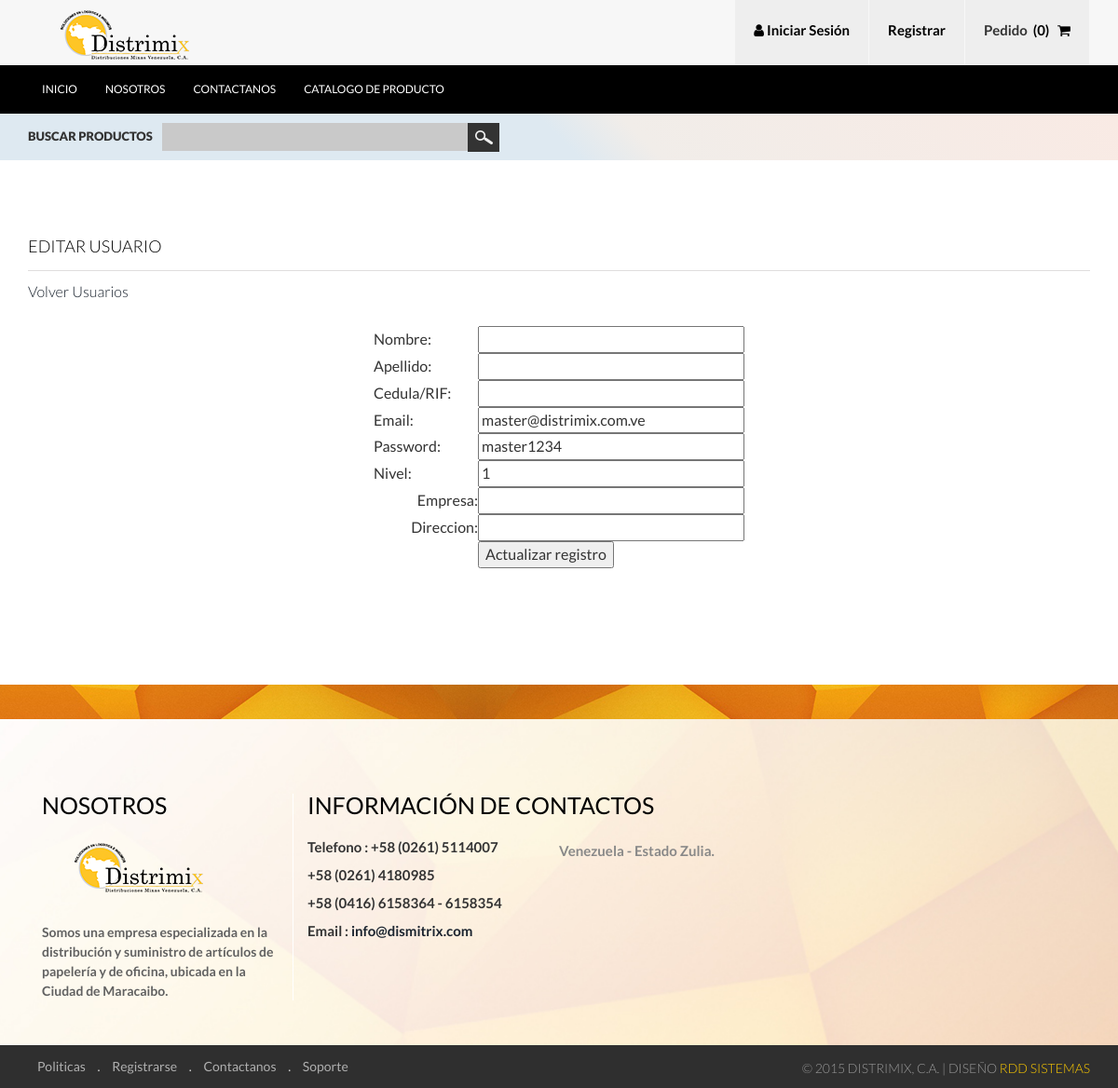
/user_edit.php?idreg=11, run on the app's committed database.
### tables this page shows
CREATE TABLE IF NOT EXISTS `usuario` (
  `id` int(11) NOT NULL AUTO_INCREMENT,
  `razon_social` varchar(30) NOT NULL,
  `representante` varchar(30) NOT NULL,
  `cedula` varchar(10) NOT NULL,
  `email` varchar(50) NOT NULL,
  `clave` varchar(30) NOT NULL,
  `nivel` int(1) NOT NULL,
  `direccion` varchar(100) NOT NULL,
  `dir_despacho` varchar(100) NOT NULL,
  `telefono` varchar(15) NOT NULL,
  `telf_movil` varchar(15) NOT NULL,
  `fax` varchar(16) NOT NULL,
  `fecha` timestamp NOT NULL DEFAULT CURRENT_TIMESTAMP,
  PRIMARY KEY (`id`)
);

### user_edit.php (the view, shortened to what this page needs)
<?php require_once('Connections/master.php'); ?>
<?php
if (!function_exists("GetSQLValueString")) {
function GetSQLValueString($theValue, $theType, $theDefinedValue = "", $theNotDefinedValue = "")
{
  $theValue = function_exists("mysql_real_escape_string") ? mysql_real_escape_string($theValue) : mysql_escape_string($theValue);
  switch ($theType) {
    case "long":
    case "int":
      $theValue = ($theValue != "") ? intval($theValue) : "NULL";
      break;
  }
  return $theValue;
}
}
$editFormAction = $_SERVER['PHP_SELF'];
if (isset($_SERVER['QUERY_STRING'])) {
  $editFormAction .= "?" . htmlentities($_SERVER['QUERY_STRING']);
}
$var_usered = "0";
if (isset($_GET["idreg"])) {
  $var_usered = $_GET["idreg"];
}
$query_usered = sprintf("SELECT * FROM usuario WHERE usuario.id=%s", GetSQLValueString($var_usered, "int"));
$usered = mysql_query($query_usered, $master) or die(mysql_error());
$row_usered = mysql_fetch_assoc($usered);
?>
<!DOCTYPE HTML>
<html>
<head>
<link rel="stylesheet" href="https://maxcdn.bootstrapcdn.com/font-awesome/4.4.0/css/font-awesome.min.css">
<link href="css/bootstrap.css" rel='stylesheet' type='text/css' />
<link href="css/style.css" rel='stylesheet' type='text/css' />
</head>
<body>
<div class="header">
	<div class="header_top">
		<div class="container">
			<div class="logo">
				<a href="index.php"><img src="images/logo.png" alt=""/></a>
			</div>
			<ul class="shopping_grid">
			  <?php if(isset($_SESSION['MM_Username']))
			  {
				  ?>
				      <a><li><i class="fa fa-user"></i> Usuario : <?php echo strtoupper($_SESSION['MM_nombre']) ?></li></a>
                      <a href="logout.php"><li>Cerrar Session</li></a>
                      <?php }else{?>
		      <a href="login.php"><li><i class="fa fa-user"></i> Iniciar Sesi&oacute;n</li></a>
              <a href="registro.php"><li>Registrar</li></a>
              <?php }?>
<?php         if (isset($_SESSION['carro'])) { ?>
               <a href="#"><li><span class="m_1">Pedido</span>&nbsp;&nbsp;(<?php echo  count($_SESSION['carro']) ;?>) &nbsp; <i class="fa fa-shopping-cart"></i></li></a>
              <?php  }else{?>
			      <a href="#"><li><span class="m_1">Pedido</span>&nbsp;&nbsp;(0) &nbsp; <i class="fa fa-shopping-cart"></i></li></a>
			  <?php }	  ?>
			</ul>
		    <div class="clearfix"> </div>
		</div>
	</div>
	<div class="h_menu4">
		<div class="container">
				<ul class="nav">
					<li><a href="index.php" data-hover="Inicio">Inicio</a></li>
					<li><a href="nosotros.php" data-hover="Nosotros">Nosotros</a></li>
					<li><a href="contactanos.php" data-hover="Contactanos">Contactanos</a></li>
					<li><a href="catalogo.php" data-hover="Catalogo de Producto">Catalogo de Producto</a></li>
				 </ul>
	      </div>
     </div>
</div>
<div class="column_center">
  <div class="container">
	<div class="search">
	  <div class="stay">Buscar Productos</div>
	  <div class="stay_right">
		  <input type="text" value="" onfocus="this.value = '';" onblur="if (this.value == '') {this.value = '';}">
		  <input type="submit" value="">
	  </div>
	  <div class="clearfix"> </div>
	</div>
  </div>
</div>
<div class="about">
    <div class="container">
         <div class="register">
		  	  <h4 class="title">Editar Usuario</h4>
		  	  <p class="cart"><a href="usuario.php">Volver Usuarios</a></p>
	  	   <p class="cart">&nbsp;</p>
           <form method="post" name="form2" action="<?php echo $editFormAction; ?>">
             <table width="398" align="center">
               <tr valign="baseline">
                 <td width="129" align="left" nowrap>Nombre:</td>
                 <td width="257"><input type="text" name="nombre" value="<?php echo htmlentities($row_usered['nombre'], ENT_COMPAT, 'utf-8'); ?>" size="32"></td>
               </tr>
               <tr valign="baseline">
                 <td nowrap align="left">Apellido:</td>
                 <td><input type="text" name="apellido" value="<?php echo htmlentities($row_usered['apellido'], ENT_COMPAT, 'utf-8'); ?>" size="32"></td>
               </tr>
               <tr valign="baseline">
                 <td nowrap align="left">Cedula/RIF:</td>
                 <td><input type="text" name="cedula" value="<?php echo htmlentities($row_usered['cedula'], ENT_COMPAT, 'utf-8'); ?>" size="32"></td>
               </tr>
               <tr valign="baseline">
                 <td nowrap align="left">Email:</td>
                 <td><input type="text" name="email" value="<?php echo htmlentities($row_usered['email'], ENT_COMPAT, 'utf-8'); ?>" size="32"></td>
               </tr>
               <tr valign="baseline">
                 <td nowrap align="left">Password:</td>
                 <td><input type="text" name="clave" value="<?php echo htmlentities($row_usered['clave'], ENT_COMPAT, 'utf-8'); ?>" size="32"></td>
               </tr>
               <tr valign="baseline">
                 <td nowrap align="left">Nivel:</td>
                 <td><input type="text" name="nivel" value="<?php echo htmlentities($row_usered['nivel'], ENT_COMPAT, 'utf-8'); ?>" size="32"></td>
               </tr>
            <tr valign="baseline">
              <td nowrap align="right">Empresa:</td>
              <td><input type="text" name="empresa" value="<?php echo htmlentities($row_usered['empresa'], ENT_COMPAT, 'utf-8'); ?>" size="32"></td>
            </tr>
            <tr valign="baseline">
              <td nowrap align="right">Direccion:</td>
              <td><input type="text" name="direccion" value="<?php echo htmlentities($row_usered['direccion'], ENT_COMPAT, 'utf-8'); ?>" size="32"></td>
            </tr>
               <tr valign="baseline">
                 <td nowrap align="right">&nbsp;</td>
                 <td><input type="submit" value="Actualizar registro"></td>
               </tr>
             </table>
           </form>
           <p>&nbsp;</p>
<p>&nbsp;</p>
         </div>
	</div>
</div>
<div class="footer_bg">
</div>
<div class="footer">
	<div class="container">
		<div class="col-md-3 f_grid1">
			<h3>Nosotros</h3>
			<a href="#"><img src="images/logo.png" alt=""/></a>
			<p>Somos una empresa especializada en la distribuci&oacute;n y suministro de art&iacute;culos de papeler&iacute;a y de oficina, ubicada en la Ciudad de Maracaibo.</p>
		</div>
		<div class="col-md-6 f_grid3">
			<h3>Informaci&oacute;n de Contactos</h3>
			<ul class="list">
				<li><p>Telefono : +58 (0261) 5114007</p></li>
				<li><p>+58 (0261) 4180985</p></li>
                <li><p>+58 (0416) 6158364 - 6158354</p></li>
				<li><p>Email : <a href="mailto:info(at)dismitrix.com"> info@dismitrix.com</a></p></li>
			</ul>
			<ul class="list1">
				<li><p>Venezuela - Estado Zulia.</p></li>
			</ul>
			<div class="clearfix"> </div>
		</div>
	</div>
</div>
<div class="footer_bottom">
       	<div class="container">
       		<div class="cssmenu">
				<ul>
					<li class="active"><a href="">Politicas</a></li> .
					<li><a href="">Registrarse</a></li> .
					<li><a href="">Contactanos</a></li> .
					<li><a href="">Soporte</a></li>
				</ul>
			</div>
			<div class="copy">
			    <p>&copy;  2015 Distrimix, C.A. | Diseño <a href="http://rddsistemas.com" target="_blank">RdD Sistemas</a></p>
		    </div>
		    <div class="clearfix"> </div>
       	</div>
</div>
</body>
</html>

### css/style.css (style rules this page uses)
h4, h5, h6, h1, h2, h3 { margin-top: 0; }
ul, ol { margin: 0; }
p { margin: 0; }
html, body { font-family: 'Lato', sans-serif; font-size: 100%; background:#fff; }
body a { transition: 0.5s all; -webkit-transition: 0.5s all; -o-transition: 0.5s all; -ms-transition: 0.5s all; -moz-transition: 0.5s all; }
.header_top { background:#f7f7f7; }
.logo { float:left; margin-top:8px; }
ul.shopping_grid { padding:0; margin:0; list-style:none; float:right; }
ul.shopping_grid li { float: left; background: #eee; padding: 25px 20px 0; border-right: 1px solid #f7f7f7; font: 600 15px/15px 'Lato', sans-serif; min-height: 70px; color:#000; }
span.m_1 { color: #333; }
.h_menu4 { background:#000; padding:20px 0; }
.nav { list-style: none; *zoom: 1; }
.nav:before, .nav:after { content: " "; display: table; }
.nav:after { clear: both; }
.nav li a { display: block; margin:0px 15px; color:#fff; font: 400 12px/12px 'Lato', sans-serif; text-transform:uppercase; -webkit-transition: all 0.3s ease-out; -moz-transition: all 0.3s ease-out; -ms-transition: all 0.3s ease-out; -o-transition: all 0.3s ease-out; transition: all 0.3s ease-out; text-decoration: none; padding:0; }
.nav li:nth-child(1) { margin:0 }
.nav li { position: relative; }
.nav > li { float:left; }
.column_center { background: #dee9f1; background: -moz-linear-gradient(45deg, #dee9f1 50%, #f1ede9 57%, #f9eae4 100%); background: -webkit-gradient(linear, left bottom, right top, color-stop(50%,#dee9f1), color-stop(57%,#f1ede9), color-stop(100%,#f9eae4)); background: -webkit-linear-gradient(45deg, #dee9f1 50%,#f1ede9 57%,#f9eae4 100%); background: -o-linear-gradient(45deg, #dee9f1 50%,#f1ede9 57%,#f9eae4 100%); background: -ms-linear-gradient(45deg, #dee9f1 50%,#f1ede9 57%,#f9eae4 100%); background: linear-gradient(45deg, #dee9f1 50%,#f1ede9 57%,#f9eae4 100%); filter: progid:DXImageTransform.Microsoft.gradient( startColorstr='#dee9f1', endColorstr='#f9eae4',GradientType=1 ); padding:10px 0; }
.search { position: relative; }
.stay { float: left; font: 800 13px/13px 'Lato', sans-serif; margin: 8px 10px 0 0; text-transform:uppercase; color: #333; }
.stay_right { float: left; width:40%; }
.search input[type="text"] { padding:7px 10px; outline: none; color: #fff; background:#c9c9c9; border: none; width:72%; line-height: 1.5em; font: 500 13px/13px 'Lato', sans-serif; }
.search input[type="submit"] { background: url('../images/search.png') no-repeat 6px 5px #333; padding: 4px 17px; border: none; cursor: pointer; position: absolute; outline: none; }
ul { padding: 0; list-style: none; }
.footer_bg { background: url(../images/footer_bg.jpg) no-repeat center top; min-height:37px; }
.footer { background: url(../images/bg.jpg) no-repeat center top; -webkit-background-size: cover; -moz-background-size: cover; -o-background-size: cover; background-size: cover; min-height:350px; padding:5em 0 0; }
.f_grid1 h3, .f_grid3 h3 { color:#000; font: 400 25px/25px Lato, sans-serif; text-transform:uppercase; margin-bottom:1em; }
.f_grid1 p { color: #616161; font: 700 14px/14px 'Lato', sans-serif; line-height: 1.5em; margin-top: 2em; }
.f_grid1 { border-right: 1px solid #fff; }
ul.list { padding:0; margin:0; list-style:none; float:left; width: 50%; }
ul.list li { margin-bottom:15px; }
ul.list li p { margin:0; font: 700 15px/15px 'Lato', sans-serif; }
ul.list1 { overflow:hidden; margin:0; padding:0; list-style:none; }
ul.list1 li p { margin:0; font: 700 15px/15px 'Lato', sans-serif; color:#888; line-height:1.5em; }
.footer_bottom { background:#2f2f2f; padding: 1em 0; }
.cssmenu { float: left; color: #cfcfcf; font:500 14px/14px 'Lato', sans-serif; }
.cssmenu ul li { display: inline-block; }
.cssmenu ul li a { color:#afafaf; display: block; margin:0 10px; }
.copy { float: right; margin-top:8px; }
.copy p { color: #999; font:300 14px/1px 'Lato', sans-serif; text-transform:uppercase; }
.copy p a { color: #FC0; }
.about { padding:5em 0; }
h4.title { color: #000; margin-bottom: 0.5em; font: 300 18px/25px Lato, sans-serif; text-transform: uppercase; border-bottom: 1px solid #DFDDDD; padding-bottom: 13px; }
p.cart { color: #999; line-height: 1.8em; font: 300 16px/25px Lato, sans-serif; }

### data on the page
usuario: email "master@distrimix.com.ve", clave "master1234", nivel "1"
